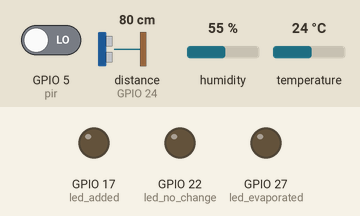
A program run on a simulated Raspberry Pi (BCM pin numbers). On the bench: output pins drawn as LEDs (lit = HIGH). The inputs (shaded band) are chosen by the test bench; at power-on: distance to the obstacle (sensor on GPIO 24) 80 cm, GPIO 5 (pir) LOW, humidity 55 %, temperature 24 °C. The echo pulse lasts 58.3 µs per cm; outgoing connections fail; the clock reads 2024-03-15 10:24:30 at power-on unless the program sets it; what the program prints to the terminal is not drawn.

Above: at 6.2 s.
6.3 s: distance to the obstacle (sensor on GPIO 24) set to 2 cm
At 7.7 s:
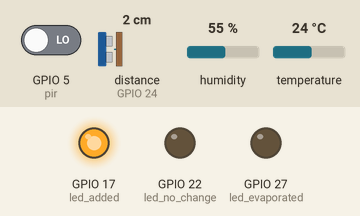
At 11.0 s:
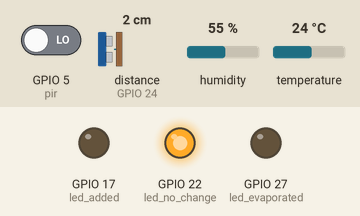
14.5 s: distance to the obstacle (sensor on GPIO 24) set to 4 cm
At 17.6 s:
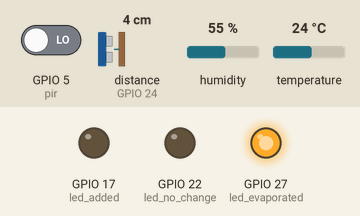
Timing chart, 0 to 29.1 s (numbered marks = the images above; inputs shaded):
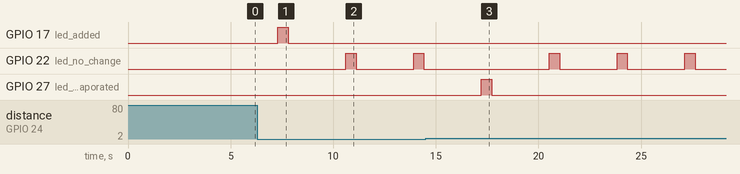

The program:

client1.py
```python
#!/usr/bin/env python3

import socket
from time import sleep

# Static IP address of Ubuntu virtual machine
HOST = "192.168.50.20"
# TCP port 6000
PORT = 6000

# Method which utilises TCP to send IoT sensor data to server over port 6000
def send_to_server(line: str) -> None:
    try:
        with socket.socket(socket.AF_INET, socket.SOCK_STREAM) as s:
            s.settimeout(1.0)

            # Ubuntu virtual machine IP address of "192.168.50.20" and TCP port of 6000
            s.connect((HOST, PORT))

            s.sendall(line.encode())

            try:
                s.recv(1024)

                # Print line to separate IoT sensor readings in terminal
                print("------------------------------------------------------------")

            except socket.timeout:
                pass

    # Notify user when no connection to server exists, likely due to Ethernet cable not connected or server has not been started
    except Exception as exc:
        print("No connection to server, please connect Ethernet cable and start the server")

# Import water level sensor file
from Water_Level_Sensor import WaterLevelSensor
# Import pest detection sensor file
from Pest_Detection_Sensor import PestDetectionSensor
# Import temperature and humidity sensor file
from Temperature_And_Humidity_Sensor import TemperatureHumiditySensor

def main() -> None:
	# Send respective IoT sensor data to server
    water = WaterLevelSensor(send_to_server)
    pest  = PestDetectionSensor(send_to_server)
    th    = TemperatureHumiditySensor(send_to_server)

    try:
        while True:
			# Run once per main loop iteration
            water.loop()
            # Also run once per main loop iteration
            th.loop()
            # Small delay to limit CPU usage
            sleep(0.05)

    # Terminate client connection
    except KeyboardInterrupt:

		# Inform server that client connection has been closed successfully
        send_to_server("Client 1 disconnected")
        # Inform user that client connection has been closed successfully
        print("\n[Client] Ctrl-C received, client connection closed successfully.")

    # Clean exit required by DHT11 temperature and humidity sensor
    finally:
        th.cleanup()

if __name__ == "__main__":
    main()
```

Water_Level_Sensor.py
```python
#!/usr/bin/env python3

from gpiozero import DistanceSensor, LED
from time import sleep, time

# Water level sensor class
class WaterLevelSensor:

	# Water level sensor constructor
    def __init__(self, send_func):

        self._send = send_func

        # Ultrasonic sensor to detect the water level on GPIO pins 23 and 24
        self.ultra = DistanceSensor(echo=24, trigger=23)
        # Green LED on GPIO pin 17 to indicate that water was added
        self.led_added = LED(17)
        # Red LED on GPIO pin 27 to indicate that water has evaporated
        self.led_evaporated = LED(27)
        # Yellow LED on GPIO pin 22 to indicate that no significant change in the water level has occurred
        self.led_no_change = LED(22)

        # Height of vase which crop is contained within
        self.VASE_HEIGHT_CM = 19.0

        """The amount of water level change which is classified as significant
           to prevent false positive readings when water level is not stable"""
        self.TOLERANCE      = 0.3

        self.last_level     = None
        self.last_tx        = 0.0

    # Helper methods
    # Static method which allows LED to flash a specific colour
    @staticmethod
    def _flash(led):
        led.on(); sleep(0.5); led.off(); sleep(0.5)

    # Loop to gather water level sensor data and flash the respective LED colour
    def loop(self):
        now = time()

        # Gather water level sensor data once every second
        if now - self.last_tx < 1.0:
            return
        self.last_tx = now

		# Distance measured by ultrasonic sensor
        distance_cm = self.ultra.distance * 100.0

        # Water level for vase calculated as vase height - distance measured
        level_cm    = max(0.0, self.VASE_HEIGHT_CM - distance_cm)

        # Initial water level sensor reading
        if self.last_level is None:
            msg = f"Water level: {level_cm:.2f} cm. (Initial reading)"

        else:
            diff = level_cm - self.last_level

            # No significant change in water level when change is <= 0.3 cm
            if abs(diff) <= self.TOLERANCE:
                msg = f"Water level: {level_cm:.2f} cm. (No significant change)"
                self._flash(self.led_no_change)

            # Significant water level increase
            elif diff > self.TOLERANCE:
                msg = (f"Water level: {level_cm:.2f} cm. "
                       f"Water added: {diff:.2f} cm.")
                self._flash(self.led_added)

            # Significant water level decrease
            else:
                msg = (f"Water level: {level_cm:.2f} cm. "
                       f"Water evaporated: {abs(diff):.2f} cm.")
                self._flash(self.led_evaporated)

        self.last_level = level_cm

        # Print water level sensor reading to the terminal
        print(msg)

        # Send the water level sensor reading to the server
        self._send(msg)
```

Pest_Detection_Sensor.py
```python
#!/usr/bin/env python3

from gpiozero import DigitalInputDevice
from time import sleep

# Pest detection sensor class
class PestDetectionSensor:
    def __init__(self, send_func):
        self._send = send_func

        # Initialise total pest count to zero
        self.pest_count = 0

		# PIR motion sensor GPIO pin number 5
        PIR_PIN     = 5

        # Grant PIR motion sensor 5 seconds to stabilise
        SETTLE_TIME = 5
        print(f"Please wait {SETTLE_TIME}s for the water level sensor to stabilise …")
        sleep(SETTLE_TIME)

        self.pir = DigitalInputDevice(PIR_PIN, pull_up=False)

        # When motion is detected my PIR motion sensor
        self.pir.when_activated = self._handle_motion


    # Method to handle when motion of pest is detected
    def _handle_motion(self):

		# Increase the total pest count by 1
        self.pest_count += 1
        print("Pest Detected")
        print(f"Total Pests Detected: {self.pest_count}")

		# Send the pest detection indication to the server
        self._send("Pest Detected")

        # Send the total number of pests detected to the server
        self._send(f"Total Pests Detected: {self.pest_count}")
```

Temperature_And_Humidity_Sensor.py
```python
#!/usr/bin/env python3

from time import time, sleep
import board, adafruit_dht

# Temperature and humidity sensor class
class TemperatureHumiditySensor:

	# Temperature and humidity sensor constructor
    def __init__(self, send_func):
        self._send = send_func

		# DHT11 temperature and humidity sensor on GPIO pin 4
        self.dht = adafruit_dht.DHT11(board.D4)
        self.INTERVAL = 2.0
        self.last_tx  = 0.0

        self.last_temp = None
        self.last_hum  = None

	# Loop to gather temperature and humidity sensor data
    def loop(self):
        now = time()

        if now - self.last_tx < self.INTERVAL:
            return
        self.last_tx = now

        try:
            temp_c = self.dht.temperature
            hum    = self.dht.humidity

            # Indicate when no sensor readings are being received
            if temp_c is None or hum is None:
                raise RuntimeError("Sensor error")

            if self.last_temp is None:
                delta_t = "—"; delta_h = "—"

            # Calculate the changes in temperature and humidity IoT sensor data readings
            else:
                delta_t = f"{temp_c - self.last_temp:+.1f}°C"
                delta_h = f"{hum    - self.last_hum:+.1f}%"

			# Print IoT sensor data readings and respective changes to user
            line = (f"Temperature: {temp_c:4.1f} °C (Δ {delta_t})   "
                    f"Humidity: {hum:4.1f}% (Δ {delta_h})")
            print(line)

            # Send the IoT sensor data readings and respective changes to server
            self._send(line)

            self.last_temp = temp_c
            self.last_hum  = hum

        except RuntimeError as e:
            # Indicate when DHT11 timing error occurs
            print("DHT read error:", e.args[0])

    # DHT11 temperature and humidity sensor requires a clean exit
    def cleanup(self):
        self.dht.exit()
```

Measured:
- after the input at 6.3 s, GPIO 17 (led_added): LOW → HIGH after 1.0 s, → LOW 0.50 s later
- after the input at 14.5 s, GPIO 27 (led_evaporated): LOW → HIGH after 2.7 s, → LOW 0.50 s later
- by itself, GPIO 22 (led_no_change): alternates HIGH for 0.50 s and LOW for 2.8 s
